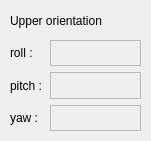
    <widget class="QFrame" name="frame_15">
     <property name="geometry">
      <rect>
       <x>500</x>
       <y>320</y>
       <width>151</width>
       <height>141</height>
      </rect>
     </property>
     <property name="frameShape">
      <enum>QFrame::NoFrame</enum>
     </property>
     <property name="frameShadow">
      <enum>QFrame::Raised</enum>
     </property>
     <widget class="QWidget" name="verticalLayoutWidget_28">
      <property name="geometry">
       <rect>
        <x>50</x>
        <y>40</y>
        <width>91</width>
        <height>91</height>
       </rect>
      </property>
      <layout class="QVBoxLayout" name="verticalLayout_22">
       <item>
        <widget class="QLabel" name="label_96">
         <property name="autoFillBackground">
          <bool>false</bool>
         </property>
         <property name="frameShape">
          <enum>QFrame::StyledPanel</enum>
         </property>
         <property name="text">
          <string/>
         </property>
        </widget>
       </item>
       <item>
        <widget class="QLabel" name="label_97">
         <property name="frameShape">
          <enum>QFrame::StyledPanel</enum>
         </property>
         <property name="text">
          <string/>
         </property>
        </widget>
       </item>
       <item>
        <widget class="QLabel" name="label_98">
         <property name="frameShape">
          <enum>QFrame::StyledPanel</enum>
         </property>
         <property name="text">
          <string/>
         </property>
        </widget>
       </item>
      </layout>
     </widget>
     <widget class="QWidget" name="verticalLayoutWidget_29">
      <property name="geometry">
       <rect>
        <x>10</x>
        <y>40</y>
        <width>44</width>
        <height>91</height>
       </rect>
      </property>
      <layout class="QVBoxLayout" name="verticalLayout_29">
       <item>
        <widget class="QLabel" name="label_99">
         <property name="text">
          <string>roll :</string>
         </property>
        </widget>
       </item>
       <item>
        <widget class="QLabel" name="label_100">
         <property name="text">
          <string>pitch :</string>
         </property>
        </widget>
       </item>
       <item>
        <widget class="QLabel" name="label_101">
         <property name="text">
          <string>yaw :</string>
         </property>
        </widget>
       </item>
      </layout>
     </widget>
     <widget class="QLabel" name="label_102">
      <property name="geometry">
       <rect>
        <x>10</x>
        <y>10</y>
        <width>131</width>
        <height>21</height>
       </rect>
      </property>
      <property name="text">
       <string>Upper orientation</string>
      </property>
     </widget>
    </widget>
